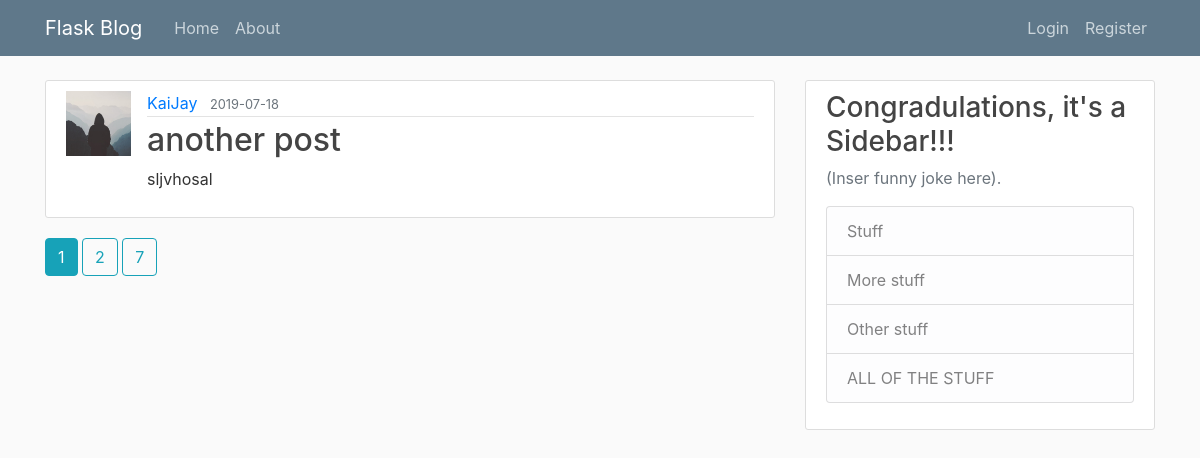
The page /home on the database its author committed.
### flaskblog/models.py (models this page shows, shortened)
class Post(db.Model):
    id = db.Column(db.Integer, primary_key=True)
    title = db.Column(db.String(100), nullable=False)
    date_posted = db.Column(db.DateTime, nullable=False, default=datetime.utcnow)
    content = db.Column(db.Text, nullable=False)
    user_id = db.Column(db.Integer, db.ForeignKey('user.id'), nullable=False)

class User(db.Model, UserMixin):
    id = db.Column(db.Integer, primary_key=True)
    username = db.Column(db.String(20), unique=True, nullable=False)
    email = db.Column(db.String(120), unique=True, nullable=False)
    image_file = db.Column(db.String(20), nullable=False, default='default.jpg')
    password = db.Column(db.String(60),nullable=False)
    posts = db.relationship('Post', backref='author', lazy=True)

### flaskblog/main/routes.py (the view)
@main.route("/")
@main.route("/home")
def home():
    page = request.args.get('page', 1, type=int)
    posts = Post.query.order_by(Post.date_posted.desc()).paginate(page=page, per_page=1)
    return render_template("home.html", posts=posts)

### flaskblog/templates/home.html (shortened to what this page needs)
{% extends "layout.html" %}
{% block content %}
    {% for post in posts.items %}
        <article class="media content-section">
            <img class="reounded-circle article-img" src="{{ url_for('static', filename='profile_pics/' + post.author.image_file) }}">
            <div class="media-body">
                <div class="article-metadata">
                    <a class="mr-2" href="{{ url_for('users.user_posts', username=post.author.username) }}">{{ post.author.username }}</a>
                    <small class="text-muted">{{ post.date_posted.strftime('%Y-%m-%d') }}</small>
                </div>
                <h2><a class="article-title" href="{{ url_for('posts.post', post_id=post.id) }}">{{ post.title }}</a></h2>
                <p class="article-content">{{ post.content }}</p>
            </div>
        </article>
    {% endfor %}
    {% for page_num in posts.iter_pages(left_edge=1, right_edge=1, left_current=1, right_current=2) %}
        {% if page_num %}
            {% if posts.page == page_num %}
                <a class="btn btn-info mb-4" href="{{ url_for('main.home', page=page_num) }}">{{ page_num }}</a>
            {% else %}
                <a class="btn btn-outline-info mb-4" href="{{ url_for('main.home', page=page_num) }}">{{ page_num }}</a>
            {% endif %}
        {% endif %}
    {% endfor %}
{% endblock content %}

### flaskblog/static/main.css (style rules this page uses)
body { background: #fafafa; color: #333333; margin-top: 5rem; }
h1, h2, h3, h4, h5, h6 { color: #444444; }
.content-section { background: #ffffff; padding: 10px 20px; border: 1px solid #dddddd; border-radius: 3px; margin-bottom: 20px; }
.article-title { color: #444444; }
.article-content { white-space: pre-line; }
.article-img { height: 65px; width: 65px; margin-right: 16px; }
.article-metadata { padding-bottom: 1px; margin-bottom: 4px; border-bottom: 1px solid #e3e3e3 }

### rows shown on the page
Post: image_file (placeholder picture), author.username "KaiJay", date_posted "2019-07-18", title "another post", content "sljvhosal"

### other values the page prints
{{ page_num }} "1"
{{ page_num }} "2" "7"
